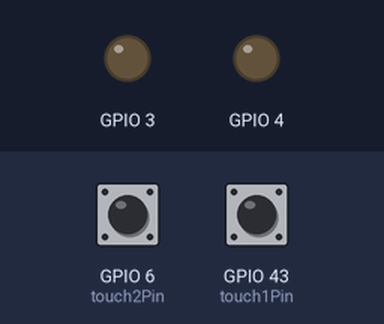
The sketch below on a simulated ESP32. Parts: output pins drawn as LEDs (lit = HIGH). The inputs (shaded band) are chosen by the test bench; at power-on: GPIO 6 (touch2Pin) HIGH, GPIO 43 (touch1Pin) LOW. WiFi joins after 1.5 s; servers stay silent unless stated; not simulated (calls return 0 or success): secrets.h.

Above: at 1.4 s.
1.5 s: GPIO 6 (touch2Pin) pulled LOW for 0.15 s
At 1.58 s:
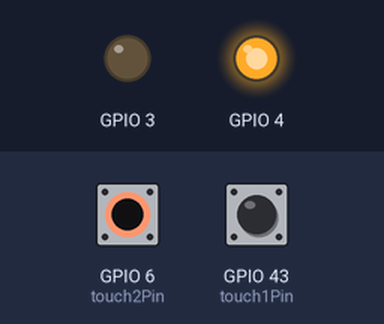
3.1 s: GPIO 43 (touch1Pin) pulled HIGH for 0.15 s
At 3.17 s:
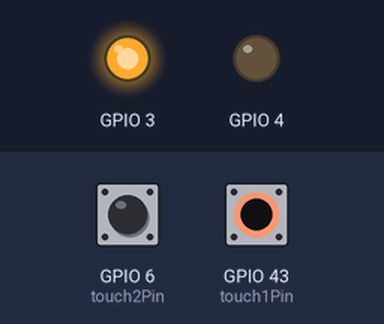
4.7 s: GPIO 43 (touch1Pin) pulled HIGH for 3.2 s
At 8.7 s:
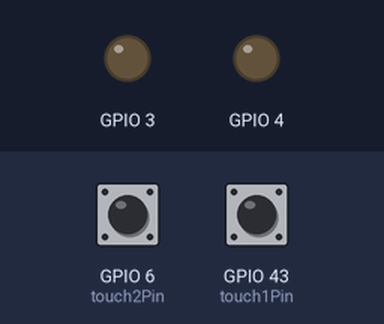
9.4 s: GPIO 6 (touch2Pin) pulled LOW for 3.2 s
At 10.1 s:
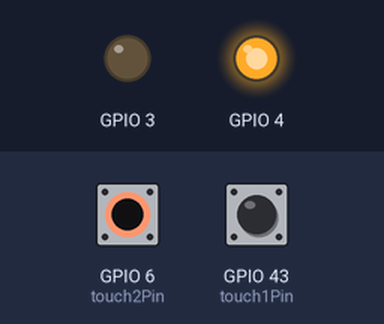
14.1 s: GPIO 6 (touch2Pin) driven LOW and GPIO 43 (touch1Pin) driven HIGH
At 14.9 s:
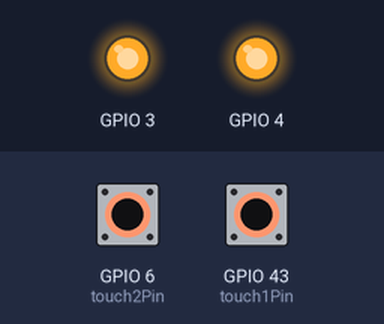
Timing chart, 0 to 16.6 s (numbered marks = the images above; inputs shaded):
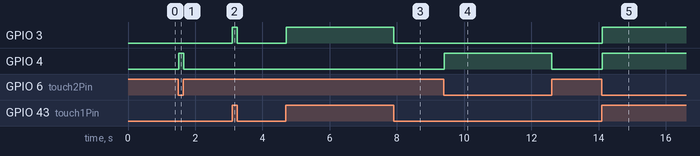

The sketch:

udpSwitchTwoNano.ino
```cpp
#include <WiFi.h>
#include <WiFiUdp.h>
#include <ArduinoOTA.h>

#define UDP_PORT 8286
#include "secrets.h"

const int touch1Pin = D6;
int touch1Status = HIGH;
int touch1PrevStatus = HIGH;
const int touch2Pin = D5;
int touch2Status = HIGH;
int touch2PrevStatus = HIGH;

const int initInterval = 5000;
const int deleyedInterval = 60000;
unsigned long lastCheck = 0;
unsigned long checkInterval = initInterval;
int connAttempts = 0;
const int maxFiledAttempts = 10;

// UDP
WiFiUDP UDP;
char packet[255];
char reply[] = "0:0";

bool s1 = false;
bool s2 = false;

void setup() {

  pinMode(touch1Pin, INPUT);
  pinMode(touch2Pin, INPUT);
  pinMode(D2, OUTPUT);
  delay(100);
  digitalWrite(D2, LOW);
  pinMode(D3, OUTPUT);
  delay(100);
  digitalWrite(D3, LOW);

  Serial.begin(115200);

  WiFi.setAutoReconnect(true);
  WiFi.persistent(true);

  wifiCheckAndConnect();

  // OTA
  ArduinoOTA.setHostname("switch-laundry");
  ArduinoOTA.setPassword(OTA_PASS);
  ArduinoOTA.begin();

  UDP.begin(UDP_PORT);

  //Check the starting status of the buttons just in case
  touch1Status = digitalRead(touch1Pin);
  touch1PrevStatus = digitalRead(touch1Pin);
  touch2Status = digitalRead(touch2Pin);
  touch2PrevStatus = digitalRead(touch2Pin);
}


void loop() {

  ArduinoOTA.handle();

  if (millis() - lastCheck > checkInterval) {
    lastCheck = millis();
    wifiCheckAndConnect();
  }

  bool doSomeThing = false;
  //check and receive action signal from UDP
  int packetSize = UDP.parsePacket();
  if (packetSize) {
    int len = UDP.read(packet, 255);
    if (len > 0) {
      packet[len] = '\0';
    }

    String cmd = charToString(packet);

    doSomeThing = (cmd.startsWith("LAUNDRY_")) ? true : false;

    if (cmd == "LAUNDRY_LIGHT_ON") {
      digitalWrite(D2, HIGH);
      s1 = true;
    } else if (cmd == "LAUNDRY_LIGHT_OFF") {
      digitalWrite(D2, LOW);
      s1 = false;
    } else if (cmd == "LAUNDRY_FAN_ON") {
      digitalWrite(D3, HIGH);
      s2 = true;
    } else if (cmd == "LAUNDRY_FAN_OFF") {
      digitalWrite(D3, LOW);
      s2 = false;
    } else if (cmd == "LAUNDRY_STATUS") {
      //DO NOTHING JUST SEND THE STATUS
    } else {
      doSomeThing = false;
    }

    if (doSomeThing) {
      delay(150);

      //get the local ip network
      IPAddress ip = WiFi.localIP();
      ip[3] = 255;  // change last octect for bradcast
      UDP.beginPacket(ip, 8284);

      String resutl = String(s1);

      reply[0] = (s1) ? '1' : '0';
      reply[2] = (s2) ? '1' : '0';

      UDP.write((uint8_t *)reply, strlen(reply));
      UDP.endPacket();
    }
  }
  touch1Status = digitalRead(touch1Pin);
  if (touch1Status != touch1PrevStatus) {
    touch1PrevStatus = touch1Status;
    s1 = !s1;
    digitalWrite(D2, s1);
  }
  touch2Status = digitalRead(touch2Pin);
  if (touch2Status != touch2PrevStatus) {
    touch2PrevStatus = touch2Status;
    s2 = !s2;
    digitalWrite(D3, s2);
  }
  delay(10);
}

String charToString(const char S[]) {
  byte at = 0;
  const char *p = S;
  String result = "";

  while (*p++) {
    result.concat(S[at++]);
  }

  return result;
}

void wifiCheckAndConnect() {
  if (WiFi.status() != WL_CONNECTED) {
    connAttempts++;
    WiFi.begin(WIFI_SSID, WIFI_PASS);

    if (connAttempts > maxFiledAttempts){
      checkInterval = deleyedInterval;
    }
  } else {
    connAttempts = 0;
    checkInterval = initInterval;
  }
}
```

Measured:
- after the input at 1.5 s, GPIO 4: LOW → HIGH at once, → LOW 0.15 s later
- after the input at 3.1 s, GPIO 3: LOW → HIGH at once, → LOW 0.15 s later
- after the input at 4.7 s, GPIO 3: LOW → HIGH at once, → LOW 3.2 s later
- after the input at 9.4 s, GPIO 4: LOW → HIGH at once, → LOW 3.2 s later
- after the input at 14.1 s, GPIO 3, GPIO 4: LOW → HIGH at once
